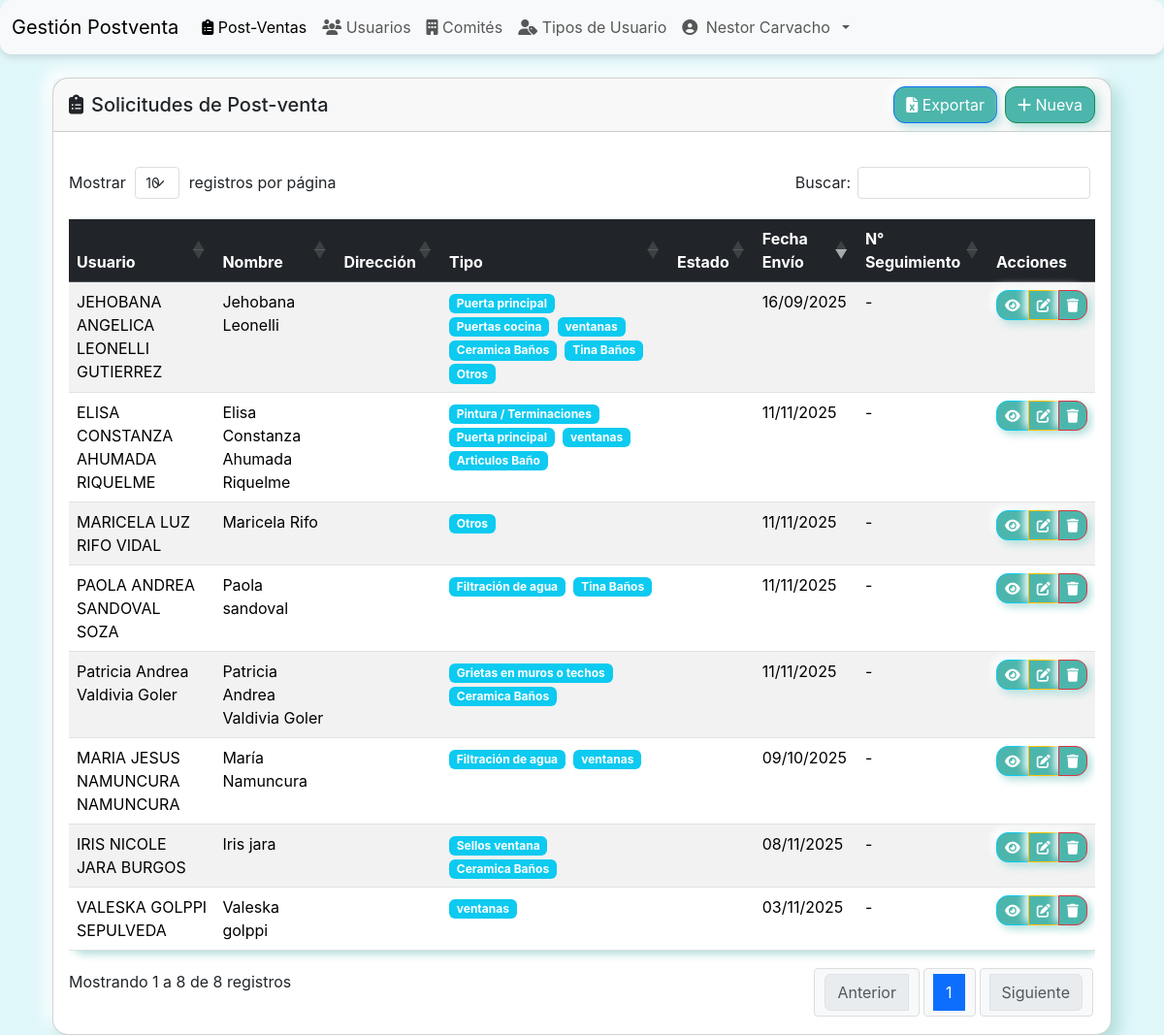
The app's page / (signed in), older data.
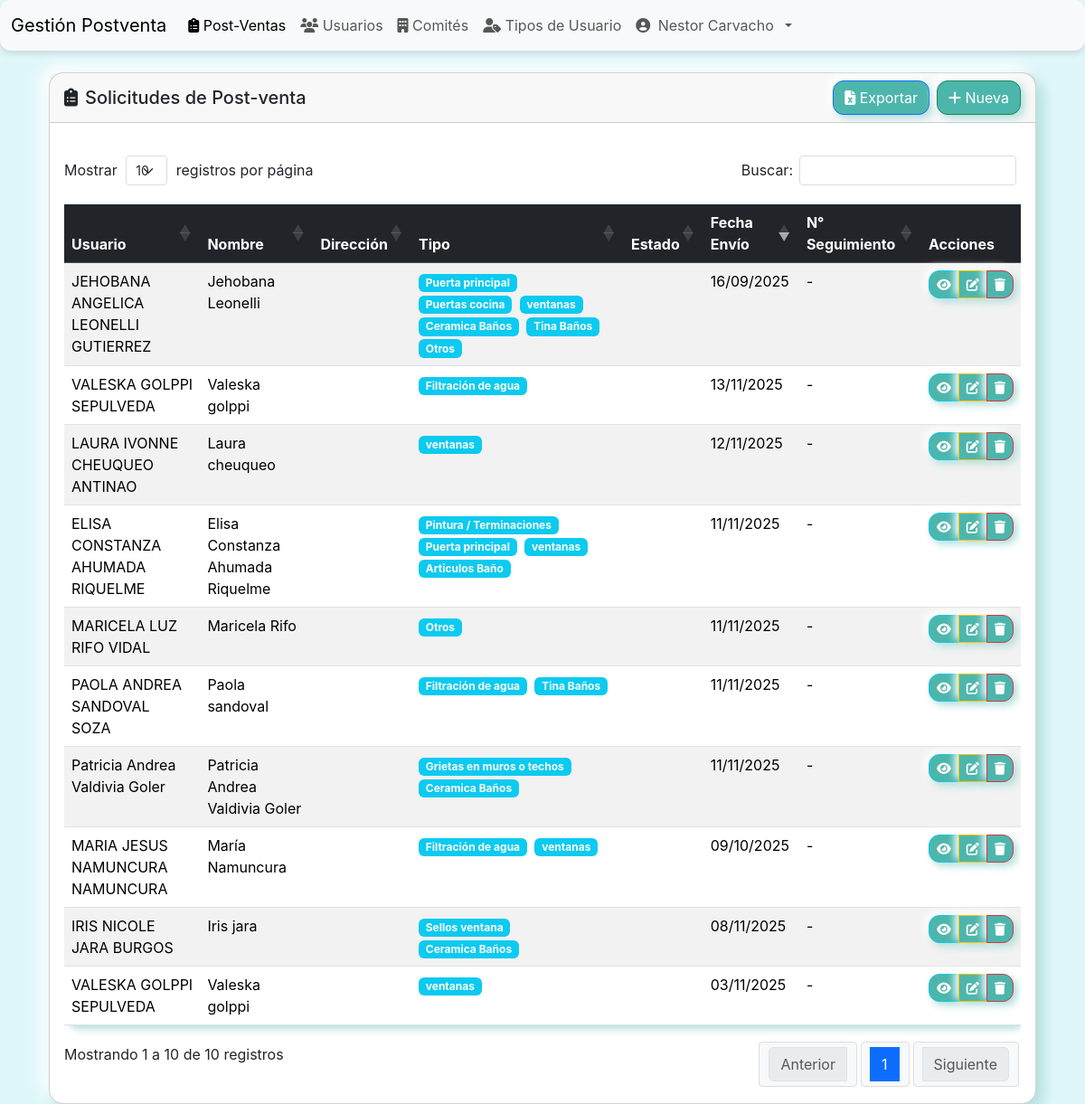
The same page, newer data.
### postventa/models.py (models this page shows, shortened)
class PostVenta(models.Model):
    TIPO_POSTVENTA_CHOICES = [
        ('calefont', 'Calefont'),
        ('filtracion', 'Filtración de agua'),
        ('iluminaria', 'Iluminaria / Electricidad'),
        ('grietas', 'Grietas en muros o techos'),
        ('pintura', 'Pintura / Terminaciones'),
        ('puertas', 'Puertas o ventanas'),
        ('carpinteria', 'Carpintería / Muebles'),
        ('vidrios', 'Vidrios / Aluminio'),
        ('banio_cocina', 'Baños y cocina'),
    ]
    ESTADO_CHOICES = [
        ('abierto', 'Abierto'),
        ('en_curso', 'En curso'),
        ('falta_material', 'Falta material'),
        ('cerrado', 'Cerrado'),
    ]
    usuario = models.ForeignKey(User, on_delete=models.CASCADE)
    nombre_remitente = models.CharField(max_length=255)
    direccion_vivienda = models.CharField(max_length=255)
    numero_contacto = models.CharField(max_length=15)
    tipo_postventa = models.ManyToManyField('TipoPostVenta')
    estado = models.CharField(max_length=20, choices=ESTADO_CHOICES, default='abierto')
    fecha_envio_correo = models.DateField(default=timezone.now)
    numero_seguimiento = models.CharField(max_length=50, blank=True, null=True)
    observaciones = models.TextField(blank=True, null=True)
    comentarios = models.TextField(blank=True, null=True)
    fecha_cierre = models.DateField(blank=True, null=True)

class TipoPostVenta(models.Model):
    nombre = models.CharField(max_length=50)

### postventa/views.py (the view)
# urls.py: path('', PostVentaListView.as_view(), name='list'),
@method_decorator(login_required, name='dispatch')
class PostVentaListView(ListView):
    model = PostVenta
    template_name = 'postventa/postventa_list.html'
    context_object_name = 'postventas'
    paginate_by = 10
    def get_context_data(self, **kwargs):
        context = super().get_context_data(**kwargs)
        context['form'] = PostVentaForm()
        user = self.request.user
        context['user_permissions'] = {
            'puede_crear': self._user_can_create(),
            'puede_ver_todas': self._user_can_view_all(),
            'puede_editar_todas': self._user_can_edit_all(),
            'puede_eliminar_todas': self._user_can_delete_all(),
            'puede_editar_propias': self._user_can_edit_own(),
            'puede_eliminar_propias': self._user_can_delete_own(),
            'puede_exportar': self._user_can_export(),
        }
        return context
    def get_queryset(self):
        user = self.request.user
        if self._user_can_view_all():
            return PostVenta.objects.all().select_related('usuario', 'usuario__comite')
        return PostVenta.objects.filter(usuario=user).select_related('usuario', 'usuario__comite')
    def _user_can_view_all(self):
        user = self.request.user
        if user.is_superuser or user.is_staff:
            return True
        if hasattr(user, 'tipo_usuario') and user.tipo_usuario:
            return user.tipo_usuario.puede_ver_todas_postventas
        return False
    def _user_can_create(self):
        user = self.request.user
        if user.is_superuser or user.is_staff:
            return True
        if hasattr(user, 'tipo_usuario') and user.tipo_usuario:
            return user.tipo_usuario.puede_crear_postventa
        return True  # Por defecto pueden crear
    def _user_can_edit_all(self):
        user = self.request.user
        if user.is_superuser or user.is_staff:
            return True
        if hasattr(user, 'tipo_usuario') and user.tipo_usuario:
            return user.tipo_usuario.puede_editar_todas_postventas
        return False
    def _user_can_delete_all(self):
        user = self.request.user
        if user.is_superuser or user.is_staff:
            return True
        if hasattr(user, 'tipo_usuario') and user.tipo_usuario:
            return user.tipo_usuario.puede_eliminar_todas_postventas
        return False
    def _user_can_edit_own(self):
        user = self.request.user
        if user.is_superuser or user.is_staff:
            return True
        if hasattr(user, 'tipo_usuario') and user.tipo_usuario:
            return user.tipo_usuario.puede_editar_propias_postventas
        return True  # Por defecto pueden editar las propias
    def _user_can_delete_own(self):
        user = self.request.user
        if user.is_superuser or user.is_staff:
            return True
        if hasattr(user, 'tipo_usuario') and user.tipo_usuario:
            return user.tipo_usuario.puede_eliminar_propias_postventas
        return True  # Por defecto pueden eliminar las propias
    def _user_can_export(self):
        user = self.request.user
        if not user.is_authenticated:
            return False
        if user.is_superuser or user.is_staff:
            return True
        if hasattr(user, 'tipo_usuario') and user.tipo_usuario:
            return user.tipo_usuario.nivel_acceso in ['revisor', 'administrador']
        return False

### postventa/templates/postventa/postventa_list.html (shortened to what the changed rows need)
{% extends 'base.html' %}
{% block content %}
<div class="container-fluid mt-4">
    <div class="row">
        <div class="col-12">
            <div class="card">
                <div class="card-body">
                    <div class="table-responsive">
                        <table id="postventasTable" class="table table-striped table-hover">
                            <thead class="table-dark">
                                <tr>
                                    <th>Usuario</th>
                                    <th>Nombre</th>
                                    <th>Dirección</th>
                                    <th>Tipo</th>
                                    <th>Estado</th>
                                    <th>Fecha Envío</th>
                                    <th>N° Seguimiento</th>
                                    <th>Acciones</th>
                                </tr>
                            </thead>
                            <tbody>
                                {% for postventa in postventas %}
                                <tr>
                                    <td>{{ postventa.usuario.get_full_name|default:postventa.usuario.username }}</td>
                                    <td>{{ postventa.nombre_remitente }}</td>
                                    <td>{{ postventa.direccion_destinatario|truncatechars:30 }}</td>
                                    <td>
                                        {% for tipo in postventa.tipo_postventa.all %}
                                            <span class="badge bg-info me-1">{{ tipo.nombre }}</span>
                                        {% endfor %}
                                    </td>
                                    <td>
                                    </td>
                                    <td>{{ postventa.fecha_envio_correo|date:"d/m/Y" }}</td>
                                    <td>{{ postventa.numero_seguimiento|default:"-" }}</td>
                                    <td>
                                        <div class="btn-group" role="group">
                                            <button type="button" class="btn btn-info btn-sm"
                                                    data-bs-toggle="modal"
                                                    data-bs-target="#modalDetalle{{ postventa.id }}"
                                                    title="Ver detalles">
                                                <i class="fas fa-eye"></i>
                                            </button>
                                            {% if user_permissions.puede_editar_todas or postventa.usuario == request.user %}
                                                {% if user_permissions.puede_editar_todas or user_permissions.puede_editar_propias %}
                                                    <a href="{% url 'postventa:update' postventa.id %}"
                                                       class="btn btn-warning btn-sm" title="Editar">
                                                        <i class="fas fa-edit"></i>
                                                    </a>
                                                {% endif %}
                                            {% endif %}
                                            {% if user_permissions.puede_eliminar_todas or postventa.usuario == request.user %}
                                                {% if user_permissions.puede_eliminar_todas or user_permissions.puede_eliminar_propias %}
                                                    <a href="{% url 'postventa:delete' postventa.id %}"
                                                       class="btn btn-danger btn-sm" title="Eliminar">
                                                        <i class="fas fa-trash"></i>
                                                    </a>
                                                {% endif %}
                                            {% endif %}
                                        </div>
                                    </td>
                                </tr>
                                {% endfor %}
                            </tbody>
                        </table>
                    </div>
                </div>
            </div>
        </div>
    </div>
</div>
{% endblock %}

Row changes from the older to the newer data that the page shows:
added PostVenta: usuario.get_full_name "LAURA IVONNE CHEUQUEO ANTINAO", nombre_remitente "Laura cheuqueo", fecha_envio_correo "12/11/2025", numero_seguimiento "-", TipoPostVenta (nombre "ventanas")
added PostVenta: usuario.get_full_name "VALESKA GOLPPI SEPULVEDA", nombre_remitente "Valeska golppi", fecha_envio_correo "13/11/2025", numero_seguimiento "-", TipoPostVenta (nombre "Filtración de agua")
Text that changed along with them:
text written by a page script: "Mostrar registros por página Buscar: Mostrando 1 a 8 de 8 registros Anterior 1 Siguiente" → "Mostrar registros por página Buscar: Mostrando 1 a 10 de 10 registros Anterior 1 Siguiente"
